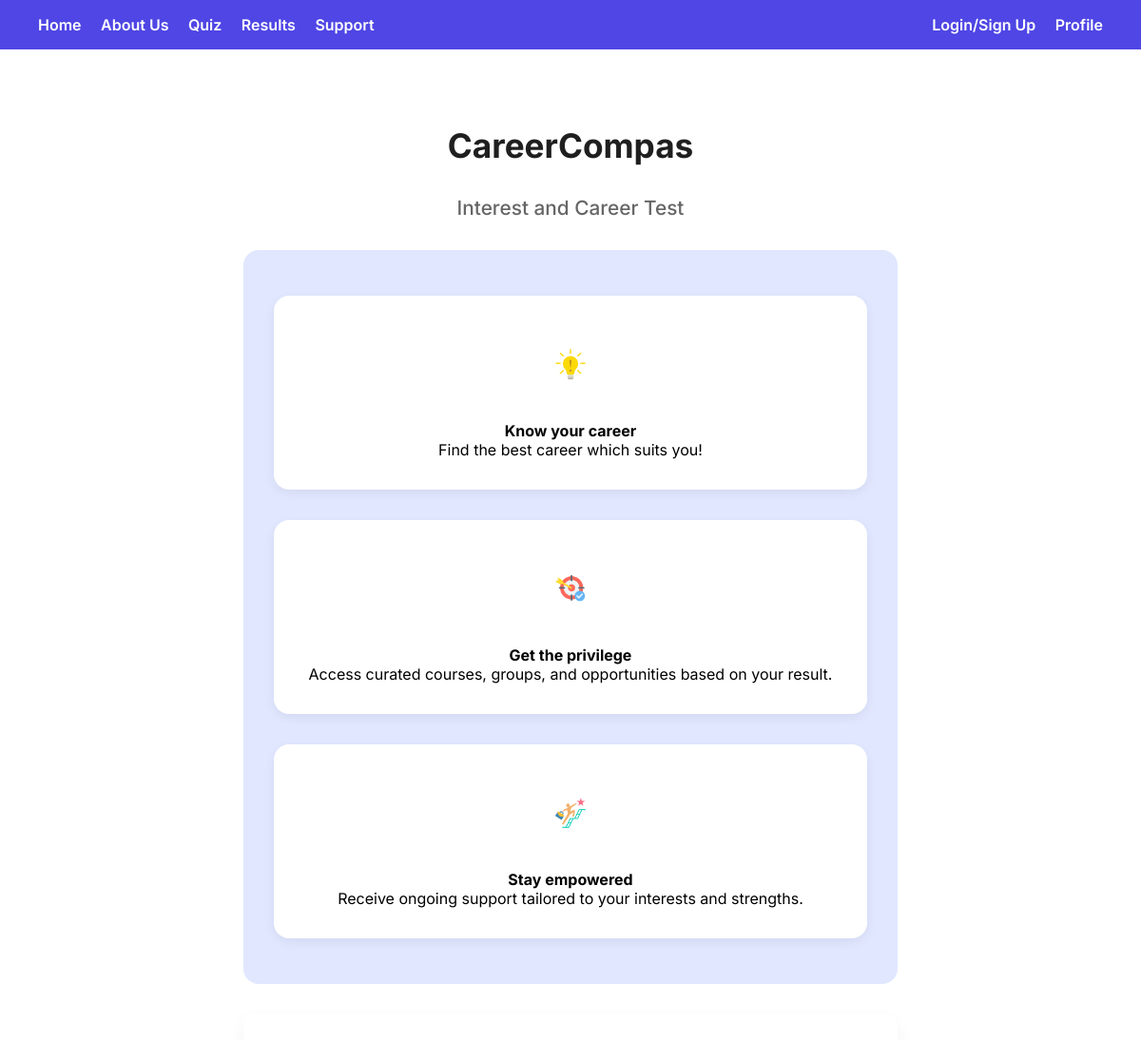
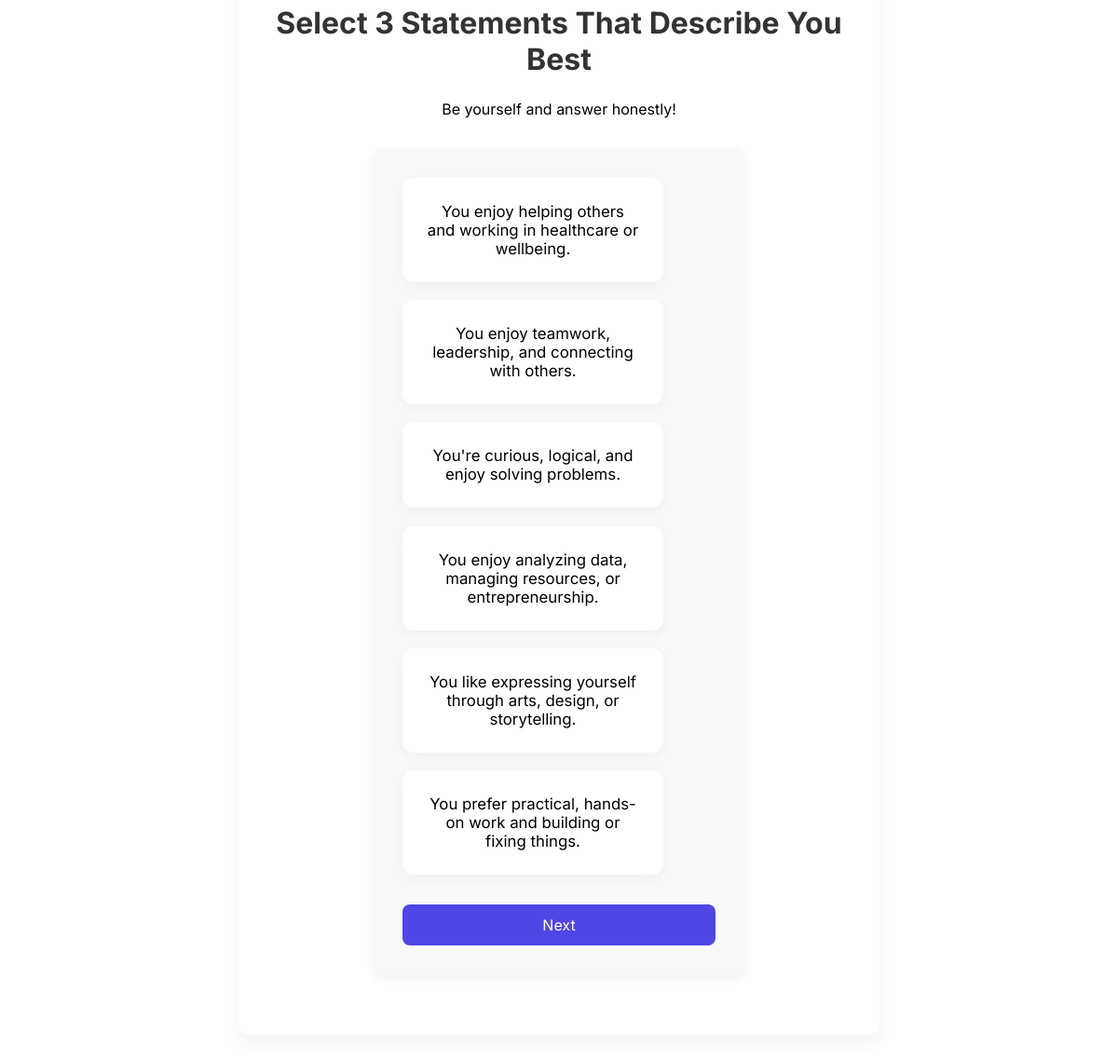
The page /quiz on the database its author committed (2 pictures, top to bottom).
### models.py (models this page shows)
class JobCluster(db.Model):
    __tablename__ = 'job_clusters'
    id = db.Column(db.Integer, primary_key=True)
    name = db.Column(db.String(100), nullable=False, unique=True)
    description = db.Column(db.String(300), nullable=False)
    subgroups = db.relationship('Subgroup', backref='job_cluster', lazy=True)

### app.py (the view, shortened to what this page needs)
@app.route('/quiz', methods=['GET', 'POST'])
def quiz():
    clusters = JobCluster.query.all()
    return render_template("quiz.html", clusters=clusters)

### templates/quiz.html (shortened to what this page needs)
{% extends "base.html" %}
{% block content %}
<div class="quiz-page-wrapper">
  <h1 class="quiz-heading">CareerCompas</h1>
  <h2 class="subheading">Interest and Career Test</h2>
  <div class="intro-banner vertical-banner">
    <div class="intro-card">
      <img src="{{ url_for('static', filename='images/one.png') }}" class="intro-img" alt="Know your career">
      <h4>Know your career</h4>
      <p>Find the best career which suits you!</p>
    </div>
    <div class="intro-card">
      <img src="{{ url_for('static', filename='images/two.png') }}" class="intro-img" alt="Get the privilege">
      <h4>Get the privilege</h4>
      <p>Access curated courses, groups, and opportunities based on your result.</p>
    </div>
    <div class="intro-card">
      <img src="{{ url_for('static', filename='images/three.png') }}" class="intro-img" alt="Stay empowered">
      <h4>Stay empowered</h4>
      <p>Receive ongoing support tailored to your interests and strengths.</p>
    </div>
  </div>
  <div class="section">
    <h2>Select 3 Statements That Describe You Best</h2>
    <p style="margin-bottom: 2rem;">Be yourself and answer honestly!</p>
    <form method="POST" action="{{ url_for('quiz') }}">
      <div class="quiz-card-grid">
        {% for cluster in clusters %}
        <div class="quiz-card" onclick="toggleCard(this)">
          {{ cluster.description }}
        </div>
        {% endfor %}
      </div>
      <button class="button" type="submit">Next</button>
    </form>
  </div>
</div>
{% endblock %}

### templates/base.html (shortened to what this page needs)
<!DOCTYPE html>
<html lang="en">
<head>
  <link rel="stylesheet" href="{{ url_for('static', filename='style.css') }}" />
</head>
<body>
  <header class="header">
    <div class="nav-left">
      <a href="{{ url_for('index') }}">Home</a>
      <a href="{{ url_for('about') }}">About Us</a>
      <a href="{{ url_for('quiz') }}">Quiz</a>
      <a href="{{ url_for('results') }}">Results</a>
      <a href="{{ url_for('support') }}">Support</a>
    </div>
    <div class="nav-right">
      <a href="{{ url_for('login') }}">Login/Sign Up</a>
      <a href="{{ url_for('profile') }}">Profile</a>
    </div>
  </header>
  <div class="container">
    {% block content %}{% endblock %}
  </div>
</body>
</html>

### static/style.css (style rules this page uses)
* { margin: 0; padding: 0; box-sizing: border-box; font-family: 'Inter', 'Segoe UI', sans-serif; }
.container { max-width: 1100px; margin: auto; padding: 2rem; }
.section { background-color: #ffffff; border-radius: 12px; padding: 2rem; margin-bottom: 2rem; box-shadow: 0 8px 20px rgba(0, 0, 0, 0.05); transition: transform 0.2s ease; }
.header { background-color: #4f46e5; color: white; padding: 1rem 2rem; display: flex; justify-content: space-between; align-items: center; flex-wrap: wrap; }
.nav-left a, .nav-right a { color: white; margin: 0 0.5rem; text-decoration: none; font-weight: 600; transition: color 0.2s; }
.button { padding: 0.75rem 1.25rem; background-color: #4f46e5; color: white; border: none; border-radius: 8px; cursor: pointer; transition: background 0.2s ease; font-size: 1rem; width: 100%; }
form { margin: 2rem auto; max-width: 400px; padding: 2rem; background-color: #f9f9f9; border-radius: 10px; box-shadow: 0 4px 10px rgba(0, 0, 0, 0.05); }
h1 { font-weight: 700; margin-bottom: 1rem; color: #222; }
h2 { text-align: center; margin-bottom: 1.5rem; font-size: 2rem; color: #333; }
a { color: #4f46e5; text-decoration: none; }
.quiz-page-wrapper { max-width: 720px; margin: 0 auto; padding: 3rem 1rem; text-align: center; }
.quiz-heading { font-size: 2.2rem; font-weight: 700; margin-bottom: 2rem; color: #1f1f1f; }
.quiz-card-grid { display: grid; grid-template-columns: 1fr; gap: 1.2rem; margin-bottom: 2rem; }
.quiz-card { padding: 1.5rem; border-radius: 12px; background-color: #ffffff; box-shadow: 0 2px 12px rgba(0, 0, 0, 0.04); border: 2px solid transparent; cursor: pointer; transition: 0.2s ease; font-size: 1.05rem; }
.subheading { font-size: 1.3rem; font-weight: 500; color: #666; margin-bottom: 1.5rem; }
.quiz-card { background: white; border-radius: 12px; padding: 1.5rem; box-shadow: 0 4px 12px rgba(0, 0, 0, 0.04); text-align: center; width: 280px; }
.intro-banner { background-color: #eef2ff; padding: 4rem 1rem; border-radius: 16px; margin: 2rem 0; }
.intro-card { background-color: white; border-radius: 16px; padding: 2rem; box-shadow: 0 4px 12px rgba(0, 0, 0, 0.06); text-align: center; transition: 0.3s ease; }
.intro-img { width: 80px; margin-bottom: 1rem; }
.vertical-banner { display: flex; flex-direction: column; background-color: #e0e7ff; padding: 3rem 2rem; border-radius: 16px; gap: 2rem; align-items: center; margin-bottom: 2rem; }
.vertical-banner .intro-card { background-color: white; border-radius: 16px; padding: 2rem; box-shadow: 0 4px 12px rgba(0, 0, 0, 0.06); text-align: center; max-width: 700px; width: 100%; transition: transform 0.2s ease; }
.vertical-banner .intro-img { width: 80px; margin-bottom: 1rem; }

### rows shown on the page
JobCluster: description "You enjoy helping others and working in healthcare or wellbeing."
JobCluster: description "You enjoy teamwork, leadership, and connecting with others."
JobCluster: description "You're curious, logical, and enjoy solving problems."
JobCluster: description "You enjoy analyzing data, managing resources, or entrepreneurship."
JobCluster: description "You like expressing yourself through arts, design, or storytelling."
JobCluster: description "You prefer practical, hands-on work and building or fixing things."
